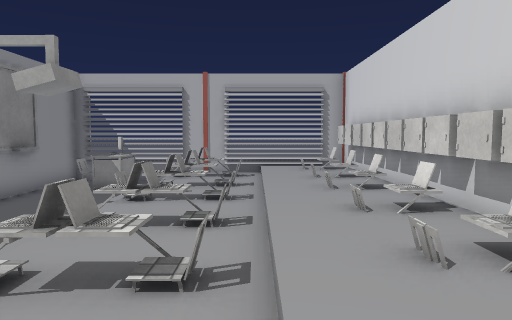
[1] (above)

24 first-person views from a walk through a Unity game level. The camera is 1.5 m above the floor, tilts 4° down and sees 70° across. The floor is counted in squares, 1 m on a side. Each view is taken from the middle of a square. On the plan, view 1 faces up. The plan holds only what a view shows up to about 16 squares ahead; the rest is blank. The place goes on beyond the plan. The player is left out. Door leaves are left out, so doorways stand open. Some surface patterns are stand-ins.

[2]
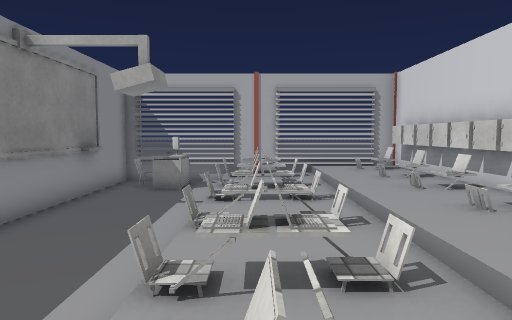

[3]
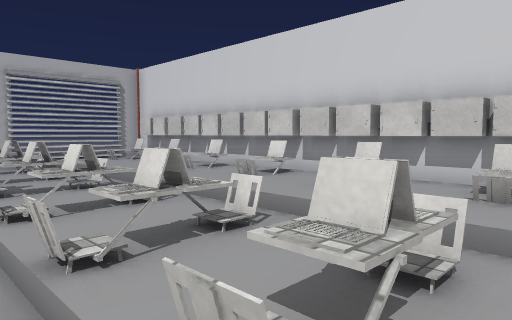

[4]
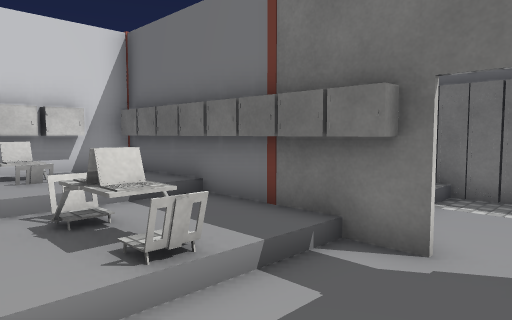

[5]
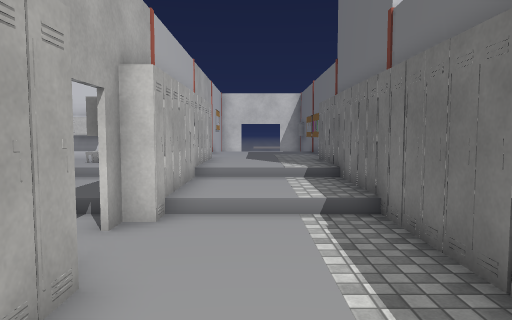

[6]
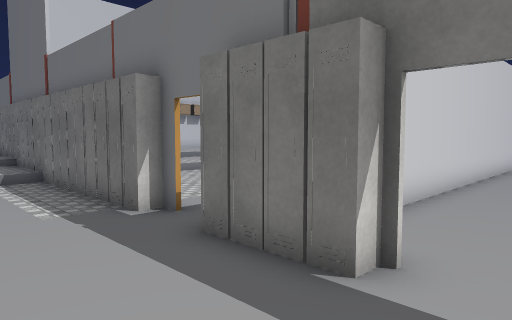

[7]
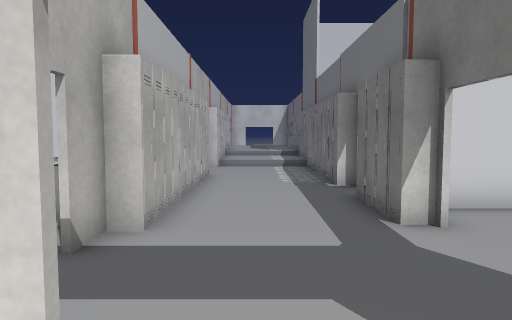

[8]
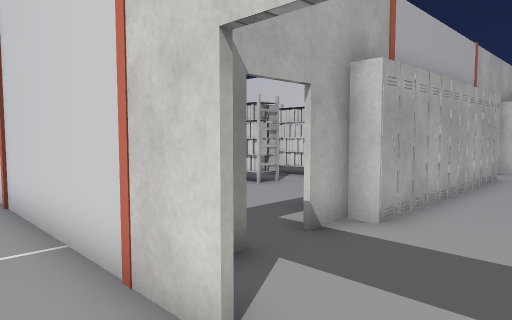

[9]
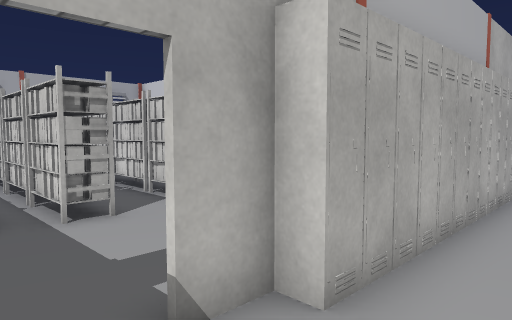

[10]
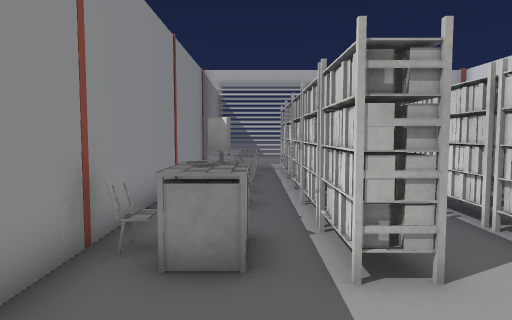

[11]
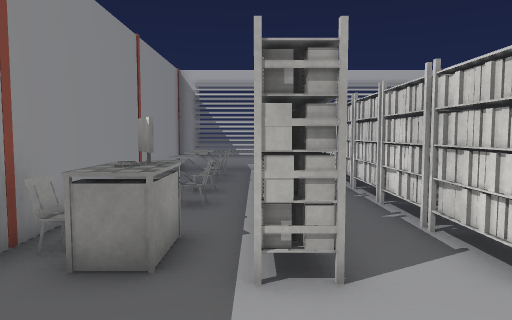

[12]
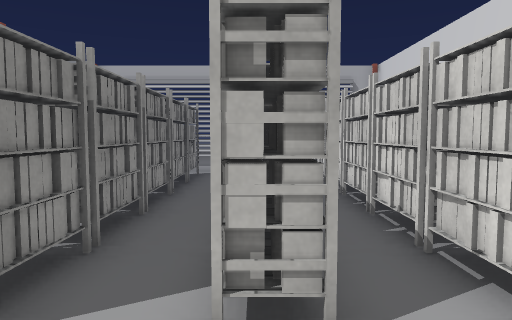

[13]
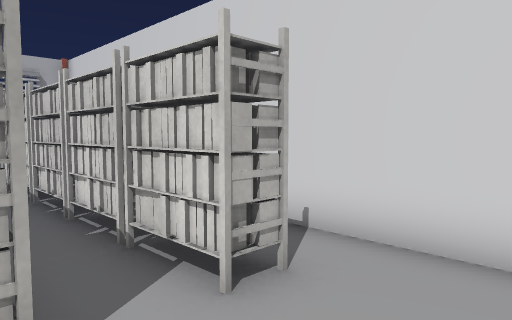

[14]
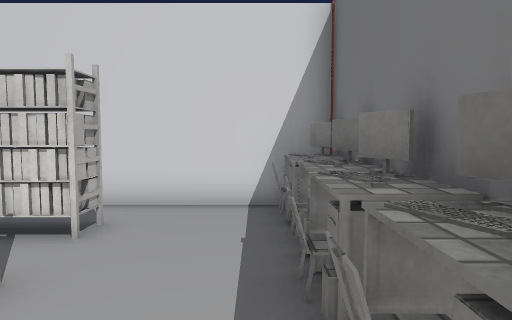

[15]
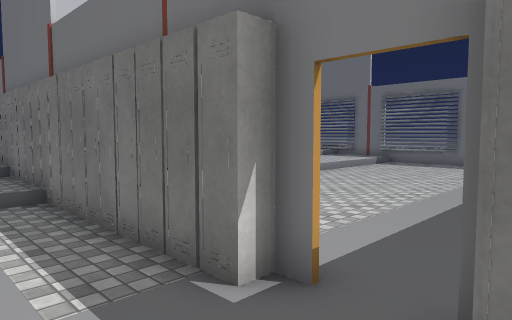

[16]
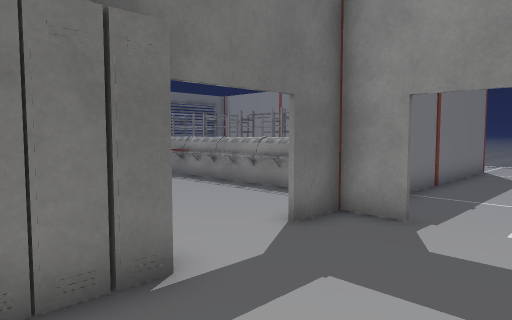

[17]
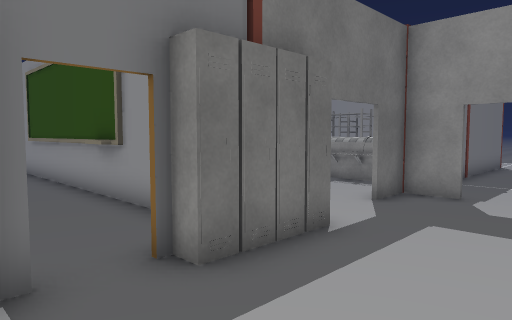

[18]
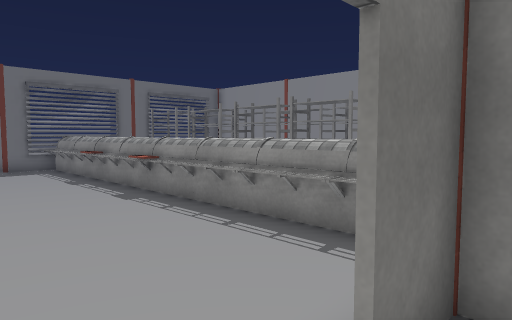

[19]
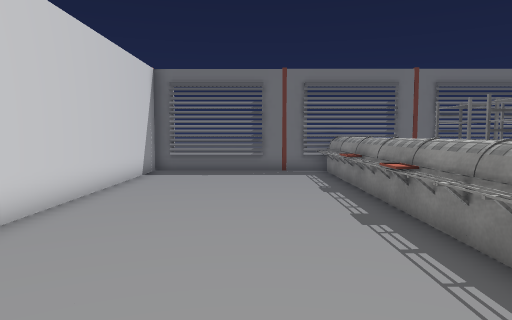

[20]
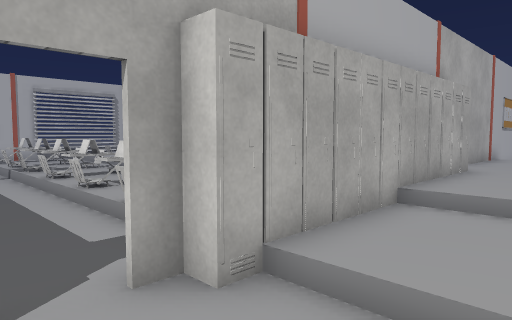

[21]
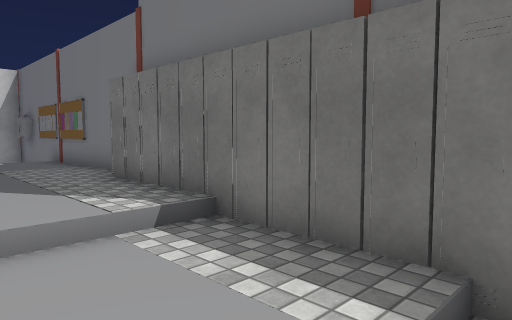

[22]
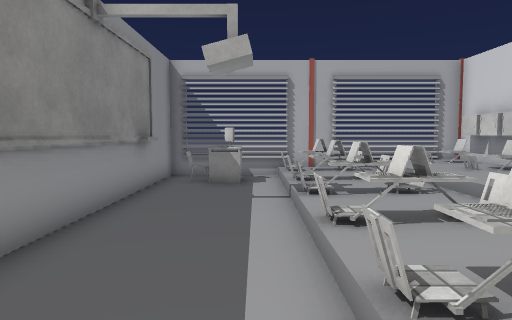

[23]
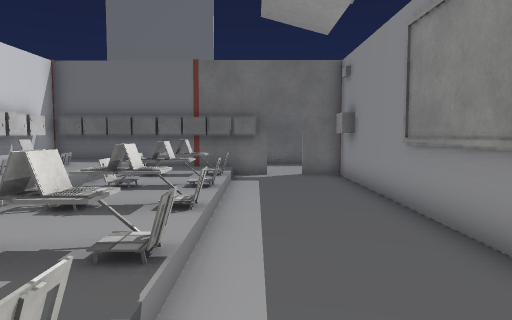

[24]
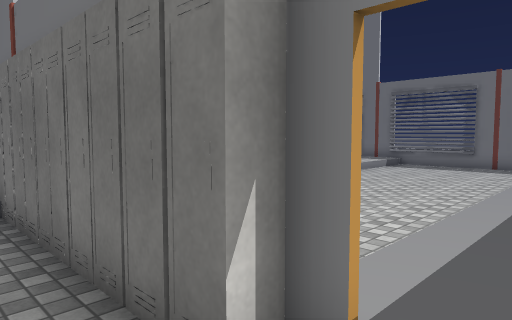

### Floor plan
Key: @ floor where view 1 was taken; # wall or solid block; . main floor; : floor 0.25 m higher than the main floor; + floor 0.5 m higher than the main floor; / step, stairs or slope; D open door; ^ raised ledge; C chair; L laptop; K locker; T table; R rack; M computer; O other object.
Columns run from 24 left of view 1 to 7 right of it. Each row starts with its distance up from view 1.
 14       #####      ######:/####
 13       #O.RR O RR #CO.CO//+LK^
 12       #O.RR O RR #.T.OO:/++K^
 11       #C.RR.R RR #...CO//++K^
 10       #..RR.R RR #...OC:/++K#
  9       #CORR.R.RR #...CLC/++K^
  8       #C.RR.R.RR #...C://++K^
  7       #C.RR.R.RR #.../::/++K^
  6       #C.RR.R.RR #...CCC/++K^
  5       #..RR.R.RR.#.../::/++K^
  4       COMRR.R.RR.#...CC//++K^
  3      .#TTRR.R.RR.#...C://++K^
  2      .#..........#...OC:/++K^
  1      .# .........#...CL//++K^
  0      .  .....CC.C#.../::@++K
 -1      .#...TTMMOTO#..KKKKKKKK^
 -2      .#DD#KKKKKKKK#DKKKKKKKKKDD
 -3       D............../::/++++++
 -4     ..D............../::/+++++
 -5 ......D............../::/+++++++
 -6 ......#...KKK..KKKKKKKKKKKKK++++
 -7 ###   #DDDKKKKDKKKKKKKKKKKKK ##O
 -8    OO......# ....
 -9    OO......#......
-10    OO......#........
-11 R  OO......#........./
-12 R  OO......#....... ./
-13 R  OO......#.......
-14 R  OO......#.  .....
-15 R  OO......#.  ......
-16 R  OO......#.  ......
-17 R  OO......#.  ....../
-18 R  OO......#   ....../
-19 R  OO......#    ...../
-20 R  OO......#    ...../
-21 R  OO......#    ....
-22    OO......#    ...
-23 ############    ##

Positions as (right, up) in squares from view 1, and headings:
1: (0, 0), facing up
2: (-2, 0), facing up
3: (-4, 0), facing up-right
4: (-6, 3), facing down-right
5: (-10, -4), facing right
6: (-16, -3), facing down-right
7: (-20, -4), facing right
8: (-20, -5), facing up-right
9: (-17, -4), facing up-right
10: (-16, -1), facing up
11: (-15, -1), facing up
12: (-12, 0), facing up
13: (-12, 0), facing up-right
14: (-15, 0), facing right
15: (-12, -4), facing down-right
16: (-12, -3), facing down-left
17: (-9, -3), facing down-left
18: (-15, -6), facing down-left
19: (-17, -8), facing down
20: (-6, -5), facing up-right
21: (-4, -3), facing down-right
22: (-4, 1), facing up
23: (-4, 12), facing down
24: (-11, -5), facing down-right
